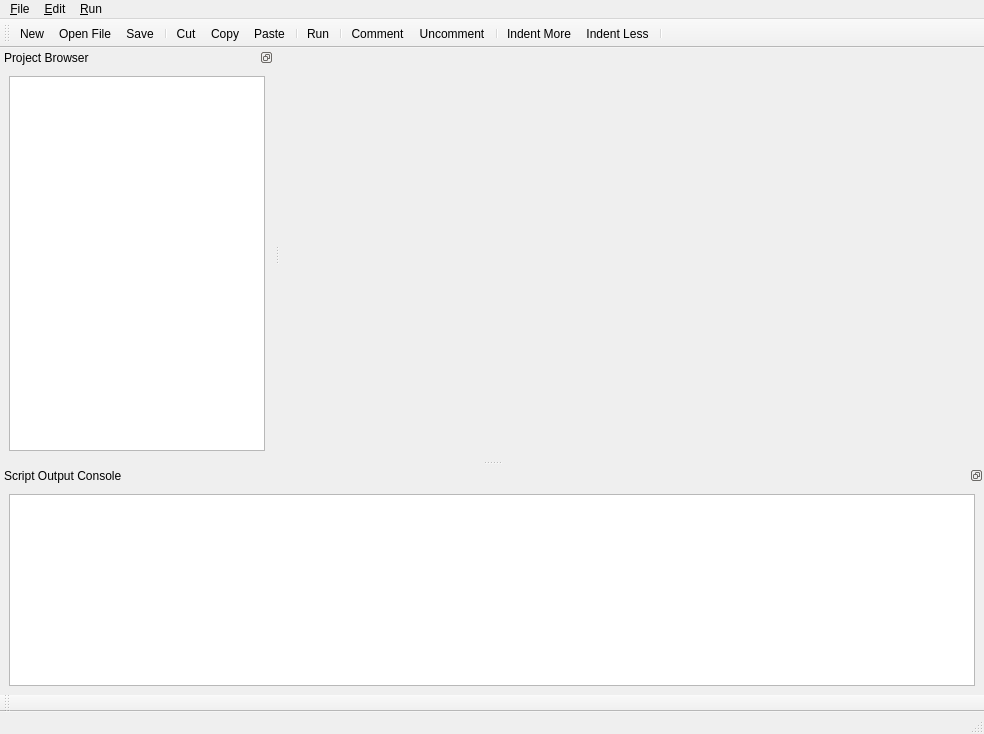
<?xml version="1.0" encoding="UTF-8"?>
<ui version="4.0">
 <class>PythonEditor</class>
 <widget class="QMainWindow" name="PythonEditor">
  <property name="geometry">
   <rect>
    <x>0</x>
    <y>0</y>
    <width>984</width>
    <height>734</height>
   </rect>
  </property>
  <property name="sizePolicy">
   <sizepolicy hsizetype="Expanding" vsizetype="Expanding">
    <horstretch>0</horstretch>
    <verstretch>0</verstretch>
   </sizepolicy>
  </property>
  <property name="windowTitle">
   <string>Cloud Compare - Python Editor</string>
  </property>
  <property name="windowIcon">
   <iconset resource="../CloudCompare-PythonRuntime.qrc">
    <normaloff>:/CC/plugin/PythonRuntime/images/python-editor-icon.png</normaloff>:/CC/plugin/PythonRuntime/images/python-editor-icon.png</iconset>
  </property>
  <property name="documentMode">
   <bool>true</bool>
  </property>
  <widget class="QWidget" name="centralwidget"/>
  <widget class="QMenuBar" name="menubar">
   <property name="geometry">
    <rect>
     <x>0</x>
     <y>0</y>
     <width>984</width>
     <height>20</height>
    </rect>
   </property>
   <widget class="QMenu" name="menuFile">
    <property name="title">
     <string>&amp;File</string>
    </property>
    <addaction name="actionNew"/>
    <addaction name="actionOpen"/>
    <addaction name="actionOpenFolder"/>
    <addaction name="actionSave"/>
    <addaction name="actionSaveAs"/>
    <addaction name="actionClose"/>
    <addaction name="actionSettings"/>
   </widget>
   <widget class="QMenu" name="menuRun">
    <property name="title">
     <string>&amp;Run</string>
    </property>
    <addaction name="actionRun"/>
   </widget>
   <widget class="QMenu" name="menuEdit">
    <property name="title">
     <string>&amp;Edit</string>
    </property>
    <addaction name="actionCut"/>
    <addaction name="actionCopy"/>
    <addaction name="actionPaste"/>
    <addaction name="actionDelete"/>
    <addaction name="actionSelectAll"/>
    <addaction name="actionComment"/>
    <addaction name="actionUncomment"/>
    <addaction name="actionIndentMore"/>
    <addaction name="actionIndentLess"/>
   </widget>
   <addaction name="menuFile"/>
   <addaction name="menuEdit"/>
   <addaction name="menuRun"/>
  </widget>
  <widget class="QToolBar" name="toolBar">
   <property name="minimumSize">
    <size>
     <width>0</width>
     <height>0</height>
    </size>
   </property>
   <property name="windowTitle">
    <string>toolBar</string>
   </property>
   <property name="iconSize">
    <size>
     <width>16</width>
     <height>16</height>
    </size>
   </property>
   <attribute name="toolBarArea">
    <enum>TopToolBarArea</enum>
   </attribute>
   <attribute name="toolBarBreak">
    <bool>false</bool>
   </attribute>
   <addaction name="actionNew"/>
   <addaction name="actionOpen"/>
   <addaction name="actionSave"/>
   <addaction name="separator"/>
   <addaction name="actionCut"/>
   <addaction name="actionCopy"/>
   <addaction name="actionPaste"/>
   <addaction name="separator"/>
   <addaction name="actionRun"/>
   <addaction name="separator"/>
   <addaction name="actionComment"/>
   <addaction name="actionUncomment"/>
   <addaction name="separator"/>
   <addaction name="actionIndentMore"/>
   <addaction name="actionIndentLess"/>
   <addaction name="separator"/>
  </widget>
  <widget class="QDockWidget" name="projectBrowser">
   <property name="sizePolicy">
    <sizepolicy hsizetype="Preferred" vsizetype="Preferred">
     <horstretch>0</horstretch>
     <verstretch>0</verstretch>
    </sizepolicy>
   </property>
   <property name="minimumSize">
    <size>
     <width>146</width>
     <height>319</height>
    </size>
   </property>
   <property name="font">
    <font>
     <family>Segoe UI</family>
     <pointsize>9</pointsize>
    </font>
   </property>
   <property name="features">
    <set>QDockWidget::DockWidgetFloatable|QDockWidget::DockWidgetMovable</set>
   </property>
   <property name="windowTitle">
    <string>Project Browser</string>
   </property>
   <attribute name="dockWidgetArea">
    <number>1</number>
   </attribute>
   <widget class="QWidget" name="dockWidgetContents">
    <layout class="QVBoxLayout">
     <item>
      <widget class="ProjectView" name="projectTreeView">
       <property name="sizePolicy">
        <sizepolicy hsizetype="MinimumExpanding" vsizetype="MinimumExpanding">
         <horstretch>0</horstretch>
         <verstretch>0</verstretch>
        </sizepolicy>
       </property>
       <property name="minimumSize">
        <size>
         <width>126</width>
         <height>234</height>
        </size>
       </property>
       <property name="autoFillBackground">
        <bool>false</bool>
       </property>
       <property name="frameShape">
        <enum>QFrame::StyledPanel</enum>
       </property>
       <property name="uniformRowHeights">
        <bool>true</bool>
       </property>
      </widget>
     </item>
    </layout>
   </widget>
  </widget>
  <widget class="QDockWidget" name="scriptOutputConsoleDock">
   <property name="features">
    <set>QDockWidget::DockWidgetFloatable|QDockWidget::DockWidgetMovable</set>
   </property>
   <property name="windowTitle">
    <string>Script Output Console</string>
   </property>
   <attribute name="dockWidgetArea">
    <number>8</number>
   </attribute>
   <widget class="QWidget" name="dockWidgetContents2">
    <layout class="QVBoxLayout">
     <item>
      <widget class="QListWidget" name="scriptOutputConsole"/>
     </item>
    </layout>
   </widget>
  </widget>
  <widget class="QToolBar" name="viewsToolBar">
   <property name="windowTitle">
    <string>toolBar_2</string>
   </property>
   <attribute name="toolBarArea">
    <enum>BottomToolBarArea</enum>
   </attribute>
   <attribute name="toolBarBreak">
    <bool>false</bool>
   </attribute>
  </widget>
  <widget class="QStatusBar" name="statusbar"/>
  <action name="actionNew">
   <property name="icon">
    <iconset resource="../CloudCompare-PythonRuntime.qrc">
     <normaloff>:/CC/plugin/PythonRuntime/images/editor/plus.png</normaloff>:/CC/plugin/PythonRuntime/images/editor/plus.png</iconset>
   </property>
   <property name="text">
    <string>&amp;New</string>
   </property>
   <property name="shortcut">
    <string>Ctrl+N</string>
   </property>
   <property name="shortcutContext">
    <enum>Qt::WidgetWithChildrenShortcut</enum>
   </property>
  </action>
  <action name="actionOpen">
   <property name="icon">
    <iconset resource="../CloudCompare-PythonRuntime.qrc">
     <normaloff>:/CC/plugin/PythonRuntime/images/editor/ccOpen.png</normaloff>:/CC/plugin/PythonRuntime/images/editor/ccOpen.png</iconset>
   </property>
   <property name="text">
    <string>&amp;Open File</string>
   </property>
   <property name="shortcut">
    <string>Ctrl+O</string>
   </property>
  </action>
  <action name="actionSave">
   <property name="icon">
    <iconset resource="../CloudCompare-PythonRuntime.qrc">
     <normaloff>:/CC/plugin/PythonRuntime/images/editor/ccSave.png</normaloff>:/CC/plugin/PythonRuntime/images/editor/ccSave.png</iconset>
   </property>
   <property name="text">
    <string>Save</string>
   </property>
   <property name="shortcut">
    <string>Ctrl+S</string>
   </property>
  </action>
  <action name="actionSaveAs">
   <property name="text">
    <string>Save As...</string>
   </property>
   <property name="shortcut">
    <string>Ctrl+Shift+S</string>
   </property>
  </action>
  <action name="actionClose">
   <property name="text">
    <string>Close and Return to Cloud Compare</string>
   </property>
   <property name="toolTip">
    <string>Close and Return to Cloud Compare</string>
   </property>
   <property name="shortcut">
    <string>Alt+Q</string>
   </property>
  </action>
  <action name="actionRun">
   <property name="icon">
    <iconset resource="../CloudCompare-PythonRuntime.qrc">
     <normaloff>:/CC/plugin/PythonRuntime/images/editor/arrow_right.png</normaloff>:/CC/plugin/PythonRuntime/images/editor/arrow_right.png</iconset>
   </property>
   <property name="text">
    <string>Run</string>
   </property>
   <property name="shortcut">
    <string>F5</string>
   </property>
  </action>
  <action name="actionCut">
   <property name="icon">
    <iconset resource="../CloudCompare-PythonRuntime.qrc">
     <normaloff>:/CC/plugin/PythonRuntime/images/editor/ccSegment.png</normaloff>:/CC/plugin/PythonRuntime/images/editor/ccSegment.png</iconset>
   </property>
   <property name="text">
    <string>Cu&amp;t</string>
   </property>
  </action>
  <action name="actionCopy">
   <property name="icon">
    <iconset resource="../CloudCompare-PythonRuntime.qrc">
     <normaloff>:/CC/plugin/PythonRuntime/images/editor/copy.png</normaloff>:/CC/plugin/PythonRuntime/images/editor/copy.png</iconset>
   </property>
   <property name="text">
    <string>&amp;Copy</string>
   </property>
  </action>
  <action name="actionPaste">
   <property name="icon">
    <iconset resource="../CloudCompare-PythonRuntime.qrc">
     <normaloff>:/CC/plugin/PythonRuntime/images/editor/paste.png</normaloff>:/CC/plugin/PythonRuntime/images/editor/paste.png</iconset>
   </property>
   <property name="text">
    <string>&amp;Paste</string>
   </property>
  </action>
  <action name="actionDelete">
   <property name="text">
    <string>&amp;Delete</string>
   </property>
  </action>
  <action name="actionSelectAll">
   <property name="text">
    <string>&amp;Select All</string>
   </property>
  </action>
  <action name="actionReset_Chai_to_initial_state">
   <property name="text">
    <string>Reset Chai to initial state</string>
   </property>
  </action>
  <action name="actionSave_Chai_state">
   <property name="text">
    <string>Save Chai state</string>
   </property>
  </action>
  <action name="actionReset_chai_to_last_save">
   <property name="text">
    <string>Reset chai to last save</string>
   </property>
  </action>
  <action name="actionComment">
   <property name="icon">
    <iconset resource="../CloudCompare-PythonRuntime.qrc">
     <normaloff>:/CC/plugin/PythonRuntime/images/editor/comment.png</normaloff>:/CC/plugin/PythonRuntime/images/editor/comment.png</iconset>
   </property>
   <property name="text">
    <string>Comment</string>
   </property>
   <property name="shortcut">
    <string>Ctrl+K, Ctrl+C</string>
   </property>
  </action>
  <action name="actionUncomment">
   <property name="icon">
    <iconset resource="../CloudCompare-PythonRuntime.qrc">
     <normaloff>:/CC/plugin/PythonRuntime/images/editor/uncomment.png</normaloff>:/CC/plugin/PythonRuntime/images/editor/uncomment.png</iconset>
   </property>
   <property name="text">
    <string>Uncomment</string>
   </property>
   <property name="shortcut">
    <string>Ctrl+K, Ctrl+U</string>
   </property>
  </action>
  <action name="actionIndentMore">
   <property name="icon">
    <iconset resource="../CloudCompare-PythonRuntime.qrc">
     <normaloff>:/CC/plugin/PythonRuntime/images/editor/indent_more.png</normaloff>:/CC/plugin/PythonRuntime/images/editor/indent_more.png</iconset>
   </property>
   <property name="text">
    <string>Indent More</string>
   </property>
  </action>
  <action name="actionIndentLess">
   <property name="icon">
    <iconset resource="../CloudCompare-PythonRuntime.qrc">
     <normaloff>:/CC/plugin/PythonRuntime/images/editor/indent_less.png</normaloff>:/CC/plugin/PythonRuntime/images/editor/indent_less.png</iconset>
   </property>
   <property name="text">
    <string>Indent Less</string>
   </property>
  </action>
  <action name="actionSettings">
   <property name="text">
    <string>Settings</string>
   </property>
  </action>
  <action name="actionOpenFolder">
   <property name="icon">
    <iconset resource="../CloudCompare-PythonRuntime.qrc">
     <normaloff>:/CC/plugin/PythonRuntime/images/editor/ccOpen.png</normaloff>:/CC/plugin/PythonRuntime/images/editor/ccOpen.png</iconset>
   </property>
   <property name="text">
    <string>Open Folder</string>
   </property>
  </action>
 </widget>
 <customwidgets>
  <customwidget>
   <class>ProjectView</class>
   <extends>QTreeView</extends>
   <header>ProjectView.h</header>
  </customwidget>
 </customwidgets>
 <resources>
  <include location="../CloudCompare-PythonRuntime.qrc"/>
 </resources>
 <connections/>
</ui>
